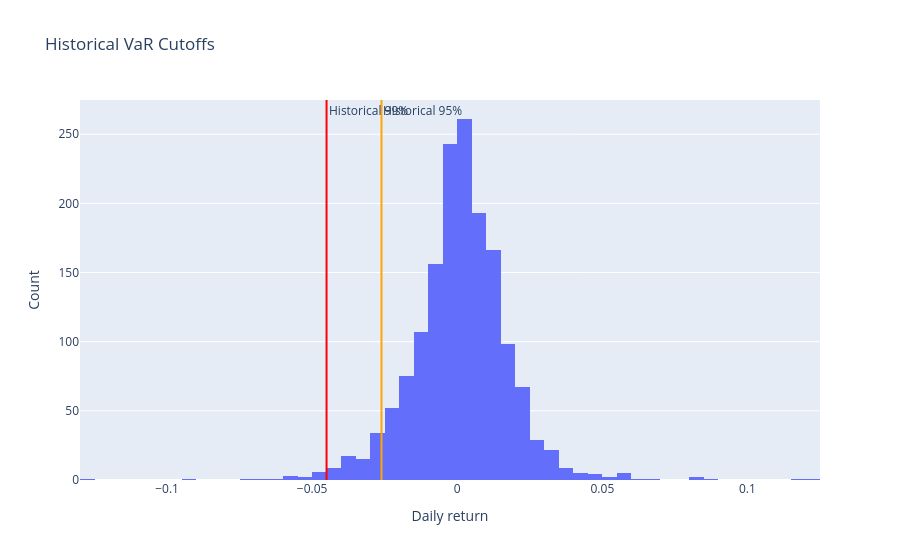

The code cell stored with this chart in its notebook:
### Code cell
# VaR cutoff chart: show historical 95% and 99% cutoff returns.

fig = go.Figure()
fig.add_trace(go.Histogram(x=portfolio_returns, nbinsx=80, name="Portfolio returns"))
fig.add_vline(x=historical_var_95.var_return, line_color="orange", annotation_text="Historical 95%")
fig.add_vline(x=historical_var_99.var_return, line_color="red", annotation_text="Historical 99%")
fig.update_layout(title="Historical VaR Cutoffs", xaxis_title="Daily return", yaxis_title="Count")
fig

### Figure 1 — Plotly figure (JSON) as saved in the notebook; plotly's stock layout.template omitted (floating-point values rounded to 4 significant figures; data arrays with more than 128 entries replaced by an {"elided": "..."} marker saying what was removed)
{"data": [{"name": "Portfolio returns", "nbinsx": 80, "type": "histogram", "x": {"elided": "1592 float values"}}], "layout": {"annotations": [{"showarrow": false, "text": "Historical 95%", "x": -0.02611, "xanchor": "left", "xref": "x", "y": 1, "yanchor": "top", "yref": "y domain"}, {"showarrow": false, "text": "Historical 99%", "x": -0.04504, "xanchor": "left", "xref": "x", "y": 1, "yanchor": "top", "yref": "y domain"}], "shapes": [{"line": {"color": "orange"}, "type": "line", "x0": -0.02611, "x1": -0.02611, "xref": "x", "y0": 0, "y1": 1, "yref": "y domain"}, {"line": {"color": "red"}, "type": "line", "x0": -0.04504, "x1": -0.04504, "xref": "x", "y0": 0, "y1": 1, "yref": "y domain"}], "title": {"text": "Historical VaR Cutoffs"}, "xaxis": {"title": {"text": "Daily return"}}, "yaxis": {"title": {"text": "Count"}}}}
